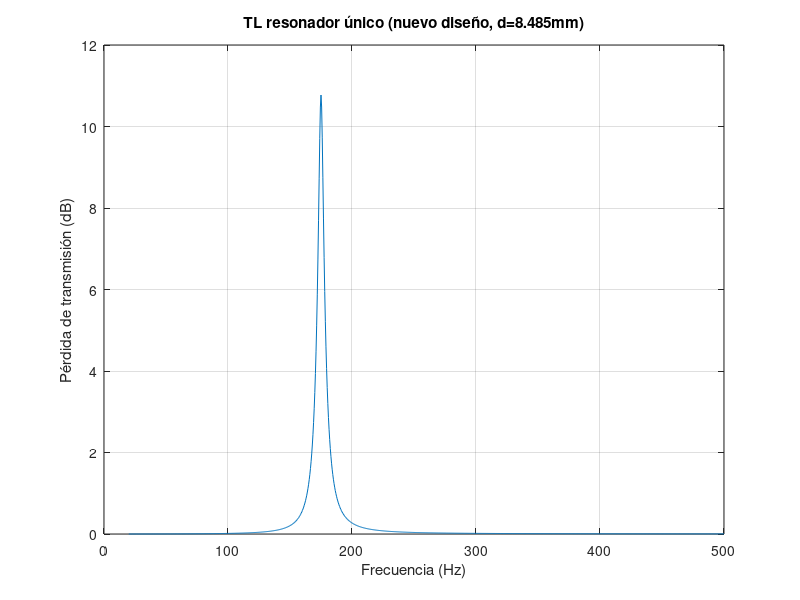

This figure's MATLAB source: (Note: this script raises an error after producing the figure.)
%% 1. Inicializar variables y parámetros del resonador (ORIGINAL, d=12mm)
f0 = 175;
w0 = 2*pi*f0;
p0 = 1.21;
c = 343;
L = 15e-3;
Lado = 12e-3;
nu = 1.5e-5;

%% 1b. NUEVO diseño del panel: cuello estrechado (d/sqrt(2))
Lado_new = Lado/sqrt(2);
d_new = Lado_new;
S_new = d_new^2;
Leff_new = L + 0.85*d_new;

V_new = (c^2*S_new)/(w0^2*Leff_new);   % volumen de referencia a 175Hz con el NUEVO cuello
CA_new = V_new/(p0*c^2);
MA_new = (p0*Leff_new)/S_new;
RA_new = (p0/S_new)*sqrt(2*w0*nu)*(1 + L/d_new);
Q_new = (w0*MA_new)/RA_new;
df_new = f0/Q_new;

% 2. Barrido en frecuencia
f = 20:0.5:500;
w = 2*pi*f;
Nf = length(f);

% Impedancia y TL del resonador único (nuevo cuello, referencia 175Hz)
Zm = RA_new + 1i*(w*MA_new - 1./(w*CA_new));
Sduct = 0.01;
Z0 = (p0*c)/Sduct;
TL = 20*log10(abs((2*Zm + Z0)./(2*Zm)));

figure;
plot(f, TL);
xlabel('Frecuencia (Hz)'); ylabel('Pérdida de transmisión (dB)');
title('TL resonador único (nuevo diseño, d=8.485mm)');
grid on;

%% Panel de resonadores (25 celdas, cuello estrechado)
Nceldas = 36;
f0i = linspace(150, 250, Nceldas);
disp(mat2str(round(f0i, 1)))

w0i = 2*pi*f0i;
Vi = (c^2*S_new) ./ (w0i.^2 * Leff_new);
Vi_cm3 = Vi * 1e6;
disp(mat2str(round(Vi_cm3, 1)))

RA_i = (p0/S_new) * sqrt(2*w0i*nu) .* (1+L/d_new);
MA_i = MA_new;
CA_i = Vi / (p0*c^2);

Zm_panel = zeros(Nceldas, Nf);
for i = 1:Nceldas
    Zm_panel(i,:) = RA_i(i) + 1i*(w*MA_i - 1./(w*CA_i(i)));
end

for i = 1:Nceldas
    [~, idx] = min(abs(f - f0i(i)));
    fprintf('Celda %2d (f0=%.1f Hz): Zm = %.2f + %.2fi\n', i, f0i(i), real(Zm_panel(i,idx)), imag(Zm_panel(i,idx)));
end

% TL del panel (superficie localmente reactiva)
Ym_panel = zeros(1, Nf);
for i = 1:Nceldas
    Ym_panel = Ym_panel + 1./Zm_panel(i,:);
end
Zm_total = 1 ./ Ym_panel;

s_celda = V_new^(1/3);       % footprint de referencia del NUEVO diseño (celda a 175Hz)
A_panel = Nceldas * (s_celda^2);
Zs_panel = Zm_total * A_panel;

Zc = p0 * c;
TLpanel = 20*log10(abs(1 + Zs_panel./(2*Zc)));

figure('Name', sprintf('TL Panel Graduado (%d celdas, cuello estrecho)', Nceldas));
plot(f, TLpanel, 'r', 'LineWidth', 1.5, 'DisplayName', 'TL Panel Graduado');
xlabel('Frecuencia (Hz)'); ylabel('Pérdida de transmisión (dB)');
title(sprintf('Pérdida de Transmisión del Panel Graduado (%d celdas)', Nceldas));
legend('show'); grid on;
%xlim([100 300]);
ylim([0 max(TLpanel)+5]);

figure('Name', sprintf('Comparativa Panel %d celdas vs Celda Única', Nceldas));
plot(f, TL, 'b--', 'LineWidth', 1.2, 'DisplayName', 'Celda Única (175 Hz, nuevo cuello)');
hold on;
plot(f, TLpanel, 'r-', 'LineWidth', 2, 'DisplayName', sprintf('Panel Graduado %d celdas (150-250 Hz)', Nceldas));
hold off;
xlabel('Frecuencia (Hz)'); ylabel('Pérdida de transmisión (dB)');
title(sprintf('Comparativa: Panel %d celdas vs Celda Única', Nceldas));
grid on; xlim([100 300]); legend('show');

%% --- 3.3 ESTUDIO DE ABSORCIÓN: Incidencia Normal (Kundt) ---
% 1. Cálculo del coeficiente de reflexión (incidencia normal)
R = (Zs_panel - Zc) ./ (Zs_panel + Zc);

% 2. Cálculo del coeficiente de absorción (incidencia normal)
alpha_normal = 1 - abs(R).^2;

% 3. Representación gráfica 
figure('Name', sprintf('Absorción Incidencia Normal (%d celdas)', Nceldas));
plot(f, alpha_normal, 'b', 'LineWidth', 1.5, 'DisplayName', '\alpha_n (Incidencia Normal)');
xlabel('Frecuencia (Hz)'); 
ylabel('Coeficiente de Absorción (\alpha_n)');
title(sprintf('Absorción del Panel (%d celdas) - Incidencia Normal', Nceldas));
grid on; 
legend('show', 'Location', 'southwest');
xlim([100 300]);
ylim([0 1.1]);


%% --- 3.4 ESTUDIO DE ABSORCIÓN: Estadística (Sabine) ---
% Definimos el rango de angulos
theta = linspace(0, pi/2, 1000); % Vector de angulos entre 0 y 90
alpha_sabine = zeros(1, Nf);

% Calculo del coeficiente de cada frecuencia
for k = 1:Nf
    Zs_f = Zs_panel(k); % Impedancia superficial en la frec k
    R_theta = (Zs_f.*cos(theta) - Zc) ./ (Zs_f.*cos(theta) + Zc); % coef de reflexion
    alpha_theta = 1 - abs(R_theta).^2;
    % Integramos 
    alpha_sabine(k) = 2 * trapz(theta, alpha_theta .* sin(theta) .* cos(theta));
end
% 3. Representación gráfica comparativa (Kundt vs Sabine)
figure('Name', sprintf('Absorción: Kundt vs Sabine (%d celdas)', Nceldas));
plot(f, alpha_normal, 'b-', 'LineWidth', 1.5, 'DisplayName', '\alpha_n (Kundt - Inc. Normal)');
hold on;
plot(f, alpha_sabine, 'r-', 'LineWidth', 2, 'DisplayName', '\alpha_s (Sabine - Estadístico)');
hold off;
xlabel('Frecuencia (Hz)'); 
ylabel('Coeficiente de Absorción (\alpha)');
title(sprintf('Absorción del Panel (%d celdas): Normal vs Estadística', Nceldas));
grid on; 
legend('show', 'Location', 'southwest');
xlim([100 300]);
ylim([0 1.1]);




% Calcular la profundidad real de cada cavidad en mm
s_celda_mm = s_celda * 1000; 
Vi_mm3 = Vi * 1e9; 
h_cavidad_mm = Vi_mm3 / (s_celda_mm^2);

% Imprimir los valores para copiarlos a OpenSCAD
fprintf('\n--- DATOS PARA OPENSCAD ---\n');
fprintf('Lado interior base (s_celda): %.2f mm\n', s_celda_mm);
fprintf('Altura máxima de cavidad (para 150Hz): %.2f mm\n', max(h_cavidad_mm));
disp('Vector de 36 profundidades de cavidad (mm):');
disp(mat2str(round(h_cavidad_mm, 2)));


%% COMPARACION COMSOL
datos_comsol = load('absorcion_KUNDT_comsol.txt');
f_comsol = datos_comsol(:, 1);
alpha_comsol = datos_comsol(:, 2);

% Creamos la gráfica comparativa
figure('Name','Validación: Analítico vs COMSOL', 'Color', 'w');
hold on;
plot(f, alpha_normal, 'b-', 'LineWidth', 2, 'DisplayName', '\alpha_n (Kundt - Analítico)');
plot(f_comsol, alpha_comsol, 'r--', 'LineWidth', 2, 'DisplayName', '\alpha (COMSOL - Simulación)');

% 3. Formato profesional y limpio
title('Absorción del Panel (36 celdas): Analítico vs Simulación', 'FontSize', 14, 'FontWeight', 'bold');
xlabel('Frecuencia (Hz)', 'FontSize', 12);
ylabel('Coeficiente de Absorción (\alpha)', 'FontSize', 12);
grid on;
axis([100 300 0 1.05]); % Ajustamos los ejes para que encuadre perfectamente
legend('Location', 'south', 'FontSize', 11);
hold off;
